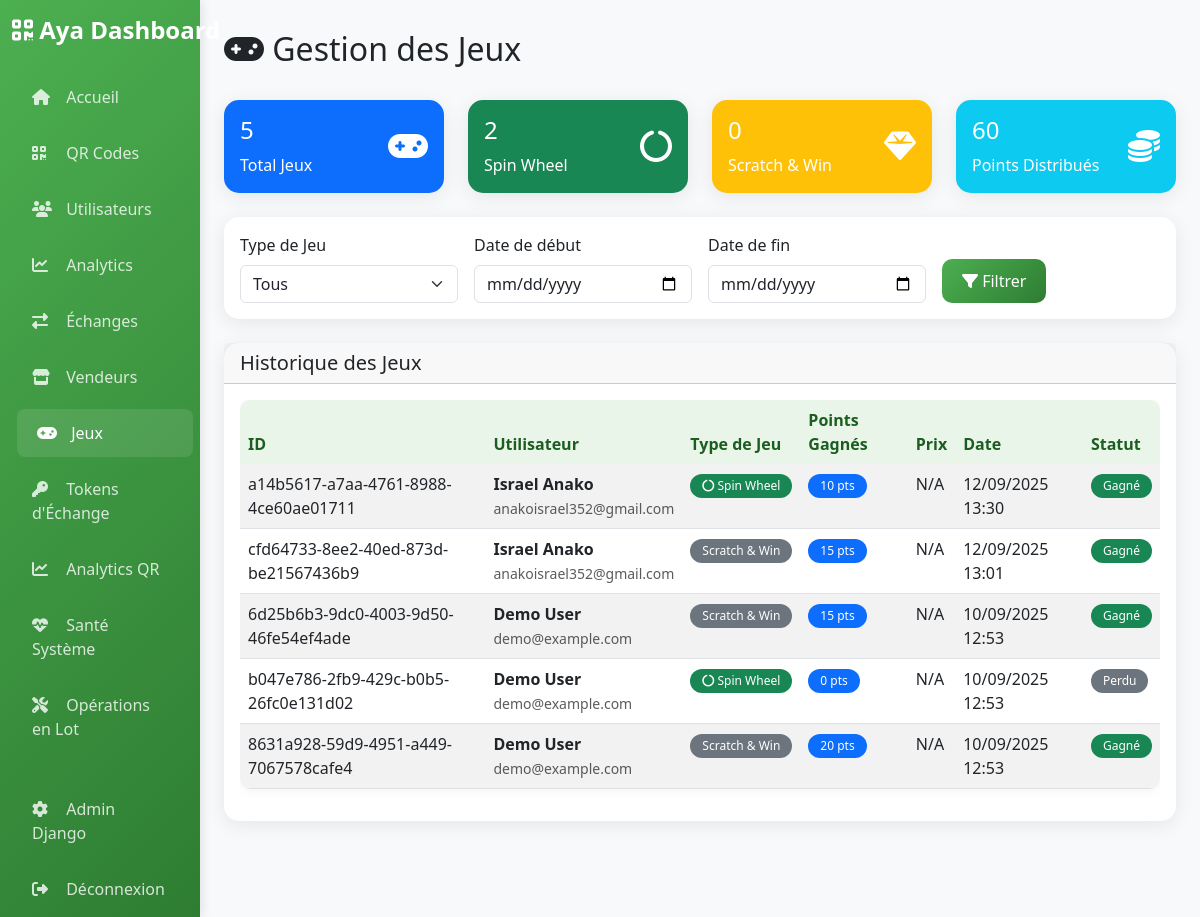
The page /dashboard/games/ (signed in) on the database its author committed.
### qr_codes/models.py (models this page shows, shortened)
class GameHistory(models.Model):
    GAME_TYPES = [
        ('scratch_win', 'Scratch & Win'),
        ('spin_wheel', 'Roue de la Chance'),
        ('memory_game', 'Jeu de Mémoire'),
        ('quiz', 'Quiz'),
    ]
    id = models.UUIDField(primary_key=True, default=uuid.uuid4, editable=False)
    user = models.ForeignKey(User, on_delete=models.CASCADE, related_name='game_history')
    game_type = models.CharField(max_length=20, choices=GAME_TYPES)
    points_spent = models.IntegerField()
    points_won = models.IntegerField()
    played_at = models.DateTimeField(auto_now_add=True)
    is_winning = models.BooleanField(default=False)
    class Meta:
        db_table = 'game_history'
        verbose_name = 'Game History'
        verbose_name_plural = 'Game History'
        ordering = ['-played_at']

### authentication/models.py (models this page shows, shortened)
class User(AbstractUser):
    id = models.UUIDField(primary_key=True, default=uuid.uuid4, editable=False)
    email = models.EmailField(unique=True)
    first_name = models.CharField(max_length=30)
    last_name = models.CharField(max_length=30)
    available_points = models.IntegerField(default=0)
    exchanged_points = models.IntegerField(default=0)
    collected_qr_codes = models.IntegerField(default=0)
    personal_qr_code = models.CharField(max_length=100, unique=True, blank=True)
    created_at = models.DateTimeField(auto_now_add=True)
    last_login_at = models.DateTimeField(null=True, blank=True)
    USERNAME_FIELD = 'email'
    REQUIRED_FIELDS = ['first_name', 'last_name']
    objects = UserManager()
    class Meta:
        db_table = 'auth_user'
        verbose_name = 'User'
        verbose_name_plural = 'Users'
    @property
    def full_name(self):
        return f"{self.first_name} {self.last_name}"

### dashboard/views.py (the view)
# urls.py: path('games/', views.games_management, name='games'),
@login_required
@user_passes_test(is_admin)
def games_management(request):
    game_type_filter = request.GET.get('game_type', 'all')
    date_from = request.GET.get('date_from')
    date_to = request.GET.get('date_to')
    games = GameHistory.objects.select_related('user').all()
    if game_type_filter != 'all':
        games = games.filter(game_type=game_type_filter)
    if date_from:
        games = games.filter(played_at__date__gte=date_from)
    if date_to:
        games = games.filter(played_at__date__lte=date_to)
    total_games = GameHistory.objects.count()
    spin_wheel_games = GameHistory.objects.filter(game_type='spin_wheel').count()
    scratch_games = GameHistory.objects.filter(game_type='scratch_and_win').count()
    total_points_distributed = GameHistory.objects.aggregate(
        total=Sum('points_won')
    )['total'] or 0
    paginator = Paginator(games, 20)
    page_number = request.GET.get('page')
    page_obj = paginator.get_page(page_number)
    context = {
        'page_obj': page_obj,
        'game_type_filter': game_type_filter,
        'date_from': date_from,
        'date_to': date_to,
        'total_games': total_games,
        'spin_wheel_games': spin_wheel_games,
        'scratch_games': scratch_games,
        'total_points_distributed': total_points_distributed,
    }
    return render(request, 'dashboard/games.html', context)

### dashboard/views.py (called while the page is built)
def is_admin(user):
    return user.is_staff or user.is_superuser

### dashboard/templates/dashboard/games.html (shortened to what this page needs)
{% extends 'dashboard/base.html' %}
{% load static %}
{% block content %}
<div class="d-flex justify-content-between align-items-center mb-4">
    <h2><i class="fas fa-gamepad"></i> Gestion des Jeux</h2>
</div>
<div class="row mb-4">
    <div class="col-md-3">
        <div class="card bg-primary text-white">
            <div class="card-body">
                <div class="d-flex justify-content-between">
                    <div>
                        <h4>{{ total_games }}</h4>
                        <p class="mb-0">Total Jeux</p>
                    </div>
                    <div class="align-self-center">
                        <i class="fas fa-gamepad fa-2x"></i>
                    </div>
                </div>
            </div>
        </div>
    </div>
    <div class="col-md-3">
        <div class="card bg-success text-white">
            <div class="card-body">
                <div class="d-flex justify-content-between">
                    <div>
                        <h4>{{ spin_wheel_games }}</h4>
                        <p class="mb-0">Spin Wheel</p>
                    </div>
                    <div class="align-self-center">
                        <i class="fas fa-circle-notch fa-2x"></i>
                    </div>
                </div>
            </div>
        </div>
    </div>
    <div class="col-md-3">
        <div class="card bg-warning text-white">
            <div class="card-body">
                <div class="d-flex justify-content-between">
                    <div>
                        <h4>{{ scratch_games }}</h4>
                        <p class="mb-0">Scratch & Win</p>
                    </div>
                    <div class="align-self-center">
                        <i class="fas fa-gem fa-2x"></i>
                    </div>
                </div>
            </div>
        </div>
    </div>
    <div class="col-md-3">
        <div class="card bg-info text-white">
            <div class="card-body">
                <div class="d-flex justify-content-between">
                    <div>
                        <h4>{{ total_points_distributed }}</h4>
                        <p class="mb-0">Points Distribués</p>
                    </div>
                    <div class="align-self-center">
                        <i class="fas fa-coins fa-2x"></i>
                    </div>
                </div>
            </div>
        </div>
    </div>
</div>
<div class="card mb-4">
    <div class="card-body">
        <form method="GET" class="row g-3">
            <div class="col-md-3">
                <label for="game_type" class="form-label">Type de Jeu</label>
                <select name="game_type" id="game_type" class="form-select">
                    <option value="all" {% if game_type_filter == 'all' %}selected{% endif %}>Tous</option>
                </select>
            </div>
            <div class="col-md-3">
                <label for="date_from" class="form-label">Date de début</label>
                <input type="date" class="form-control" id="date_from" name="date_from" value="{{ date_from }}">
            </div>
            <div class="col-md-3">
                <label for="date_to" class="form-label">Date de fin</label>
                <input type="date" class="form-control" id="date_to" name="date_to" value="{{ date_to }}">
            </div>
            <div class="col-md-3 d-flex align-items-end">
                <button type="submit" class="btn btn-primary">
                    <i class="fas fa-filter"></i> Filtrer
                </button>
            </div>
        </form>
    </div>
</div>
<div class="card">
    <div class="card-header">
        <h5 class="mb-0">Historique des Jeux</h5>
    </div>
    <div class="card-body">
        {% if page_obj %}
        <div class="table-responsive">
            <table class="table table-striped">
                <thead>
                    <tr>
                        <th>ID</th>
                        <th>Utilisateur</th>
                        <th>Type de Jeu</th>
                        <th>Points Gagnés</th>
                        <th>Prix</th>
                        <th>Date</th>
                        <th>Statut</th>
                    </tr>
                </thead>
                <tbody>
                    {% for game in page_obj %}
                    <tr>
                        <td>{{ game.id }}</td>
                        <td>
                            <strong>{{ game.user.full_name }}</strong>
                            <br>
                            <small class="text-muted">{{ game.user.email }}</small>
                        </td>
                        <td>
                            {% if game.game_type == 'spin_wheel' %}
                                <span class="badge bg-success">
                                    <i class="fas fa-circle-notch"></i> Spin Wheel
                                </span>
                            {% elif game.game_type == 'scratch_and_win' %}
                                <span class="badge bg-warning">
                                    <i class="fas fa-gem"></i> Scratch & Win
                                </span>
                            {% else %}
                                <span class="badge bg-secondary">{{ game.get_game_type_display }}</span>
                            {% endif %}
                        </td>
                        <td>
                            <span class="badge bg-primary">{{ game.points_won }} pts</span>
                        </td>
                        <td>{{ game.prize_text|default:"N/A" }}</td>
                        <td>{{ game.played_at|date:"d/m/Y H:i" }}</td>
                        <td>
                            {% if game.is_winning %}
                                <span class="badge bg-success">Gagné</span>
                            {% else %}
                                <span class="badge bg-secondary">Perdu</span>
                            {% endif %}
                        </td>
                    </tr>
                    {% endfor %}
                </tbody>
            </table>
        </div>
        {% else %}
        <div class="text-center py-5">
            <i class="fas fa-gamepad fa-3x text-muted mb-3"></i>
            <h5 class="text-muted">Aucun jeu trouvé</h5>
            <p class="text-muted">Aucun jeu n'a encore été joué avec les critères sélectionnés.</p>
        </div>
        {% endif %}
    </div>
</div>
{% endblock %}

### dashboard/templates/dashboard/base.html (style rules this page uses)
:root { --primary-color: #4CAF50; --secondary-color: #2E7D32; --accent-color: #66BB6A; --dark-color: #1B5E20; --light-color: #E8F5E8; }
body { background-color: #f8f9fa; font-family: 'Segoe UI', Tahoma, Geneva, Verdana, sans-serif; }
.card { border: none; border-radius: 15px; box-shadow: 0 4px 20px rgba(0,0,0,0.08); transition: transform 0.3s ease, box-shadow 0.3s ease; }
.btn-primary { background: linear-gradient(135deg, var(--primary-color), var(--secondary-color)); border: none; border-radius: 10px; padding: 10px 20px; font-weight: 500; transition: all 0.3s ease; }
.table { border-radius: 10px; overflow: hidden; box-shadow: 0 2px 10px rgba(0,0,0,0.05); }
.table thead th { background-color: var(--light-color); border: none; font-weight: 600; color: var(--dark-color); }
.badge { border-radius: 20px; padding: 6px 12px; font-weight: 500; }

### rows shown on the page
GameHistory: id "a14b5617-a7aa-4761-8988-4ce60ae01711", user.full_name "Israel Anako", user.email "anakoisrael352@gmail.com", game_type "spin_wheel" (drawn), points_won "10", prize_text "N/A", played_at "12/09/2025 13:30", is_winning "Gagné"
GameHistory: id "cfd64733-8ee2-40ed-873d-be21567436b9", user.full_name "Israel Anako", user.email "anakoisrael352@gmail.com", game_type "Scratch & Win", points_won "15", prize_text "N/A", played_at "12/09/2025 13:01", is_winning "Gagné"
GameHistory: id "6d25b6b3-9dc0-4003-9d50-46fe54ef4ade", user.full_name "Demo User", user.email "demo@example.com", game_type "Scratch & Win", points_won "15", prize_text "N/A", played_at "10/09/2025 12:53", is_winning "Gagné"
GameHistory: id "b047e786-2fb9-429c-b0b5-26fc0e131d02", user.full_name "Demo User", user.email "demo@example.com", game_type "spin_wheel" (drawn), points_won "0", prize_text "N/A", played_at "10/09/2025 12:53", is_winning "Perdu"
GameHistory: id "8631a928-59d9-4951-a449-7067578cafe4", user.full_name "Demo User", user.email "demo@example.com", game_type "Scratch & Win", points_won "20", prize_text "N/A", played_at "10/09/2025 12:53", is_winning "Gagné"

### other values the page prints
{{ total_games }} "5"
{{ spin_wheel_games }} "2"
{{ scratch_games }} "0"
{{ total_points_distributed }} "60"
